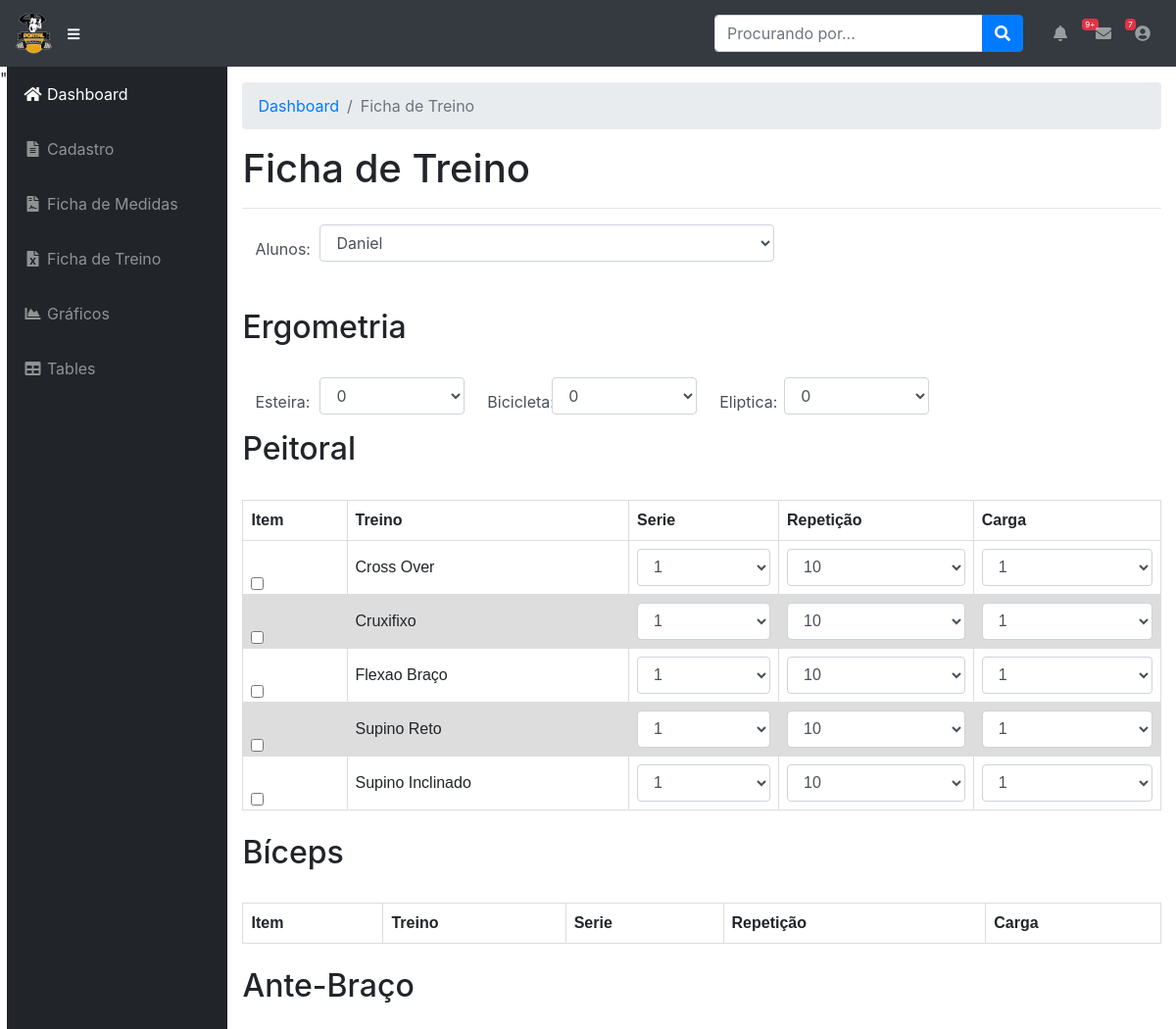
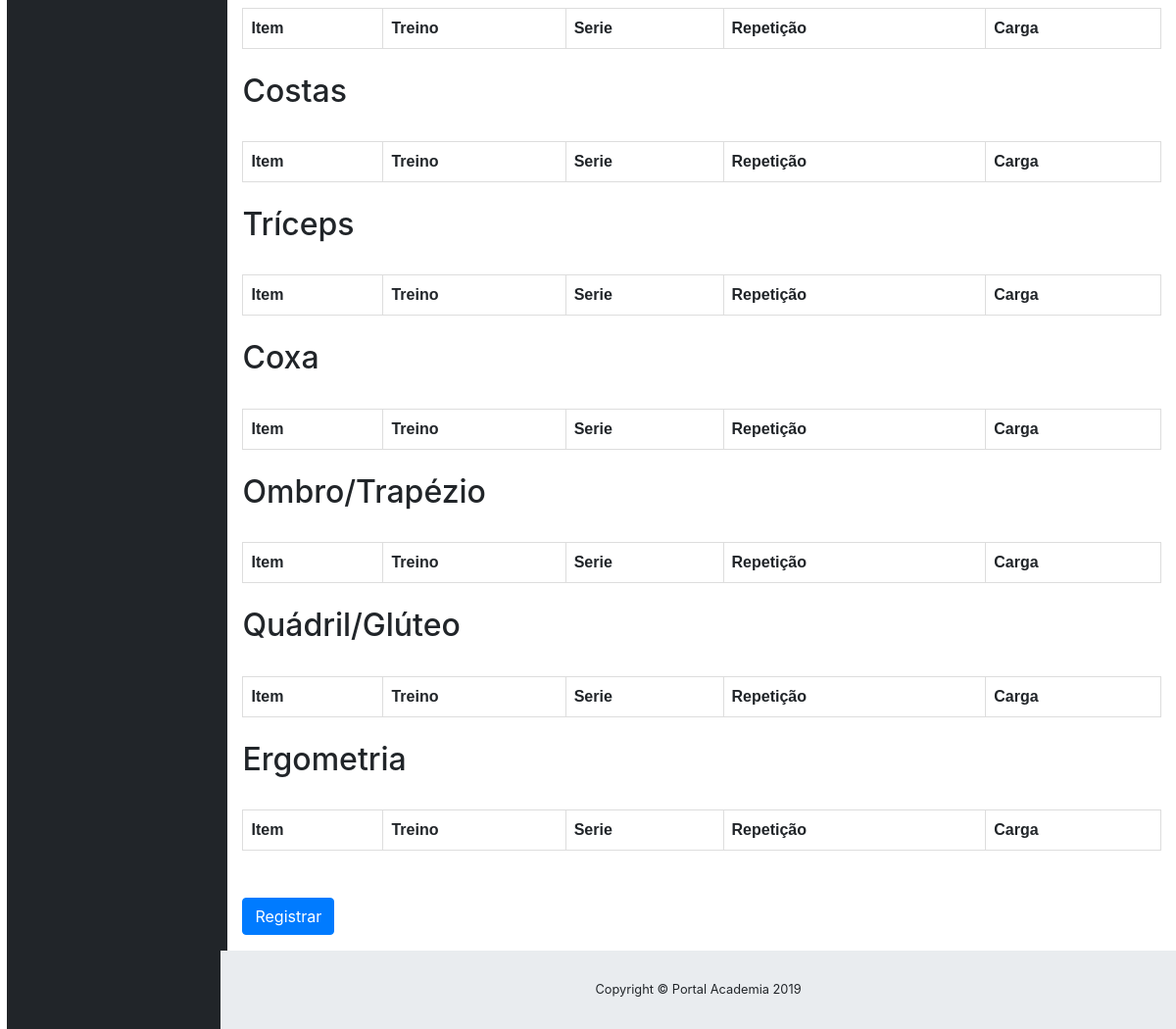
Page /ftreino.php on the committed database (2 pictures, top to bottom).
### tables this page shows
create table `grupo` (
  `Id` int primary key not null auto_increment,
  `nomeg` varchar(99) not null
);

create table `tipo` (
  `id` int primary key not null auto_increment,
  `nomet` varchar(40) not null,
  `fk_grupo_id` int not null,
  foreign key (fk_grupo_id) references grupo(id)
);

### ftreino.php (the view, shortened to what this page needs)
<!DOCTYPE html>
<html lang="en">
<?php include 'template/head.php'; ?>
<body id="page-top">
  <?php include 'template/cabecalho.php'; ?>
  <div id="wrapper">
    <?php include 'template/menu-lateral.php'; ?>
    <div id="content-wrapper">
      <div class="container-fluid">
        <ol class="breadcrumb">
          <li class="breadcrumb-item">
            <a href="index.php">Dashboard</a>
          </li>
          <li class="breadcrumb-item active">Ficha de Treino</li>
        </ol>
        <h1>Ficha de Treino</h1>
        <hr>
        <form method="POST" action="index.php">
          <div class="form-group">
          <div class="form-row">
                <div class="col-md-1">
                  <div class="form-label-group">
                    <label for="alunos">Alunos:</label>
                  </div>
                </div>
                <div class="col-md-6">
                  <div class="form-label-group">
                  <select class="form-control" id="alunos" name="usuario">
                  <?php
                  include 'funcoes/conn.php';
                  $select = "SELECT * FROM usuario";
                  $resultado  = $conn->query($select);
                  if ($resultado->num_rows > 0) {
                    while($linha = $resultado->fetch_assoc()) {
                      $nome = $linha['nome'];
                      $id = $linha['id'];?>
                      <option value="<?php echo $id; ?>"><?php echo $nome; ?></option>
                      <?php
                }
              }
              ?>
            </select>
                  </div>
</div>
</div>
<br>    <br>
          <h2> Ergometria</h2>
          <br>
          <div class="form-group">
              <div class="form-row">
                <div class="col-md-1">
                  <div class="form-label-group" align="right">
                    <label for="esteira">Esteira: </label>
                  </div>
                </div>
                <div class="col-md-2">
                  <div class="form-label-group">
                  <select class="form-control" id="esteira">
                      <option>0</option>
                    </select>
                  </div>
                </div>
                <div class="col-md-1">
                  <div class="form-label-group" align="right">
                    <label for="bicicleta">Bicicleta: </label>
                  </div>
                </div>
                <div class="col-md-2">
                  <div class="form-label-group">
                  <select class="form-control" id="bicicleta">
                      <option>0</option>
                    </select>
                  </div>
                </div>
                <div class="col-md-1">
                  <div class="form-label-group" align="right">
                      <label for="eliptica">Eliptica: </label>
                  </div>
                </div>
                <div class="col-md-2">
                  <div class="form-label-group">
                  <select class="form-control" id="eliptica">
                      <option>0</option>
                    </select>
                  </div>
                </div>
              </div>
            </div>
          <?php include './funcoes/carrega_treino.php'; ?>
<br>
<button type="submit" class="btn btn-primary">Registrar</button>
</div>
</form>
</div>
<?php include 'template/rodape.php'; ?>
</html>

### funcoes/carrega_treino.php (shortened to what this page needs)
<?php
include 'funcoes/conn.php';
$selectGrupo = "SELECT * FROM grupo";
$resul 	= $conn->query($selectGrupo);
if ($resul->num_rows > 0) {
  while($linha1 = $resul->fetch_assoc()) {
    $Id = $linha1['Id'];
    $grupo = $linha1['nomeg'];
    echo "<h2>$grupo</h2>
    </br>
    <div class='table-responsive'>
    <table>
    <thead>
        <tr>
          <th>Item</th>
          <th>Treino</th>
          <th>Serie</th>
          <th>Repetição</th>
          <th>Carga</th>
        </tr>
    </thead>
    <tbody>";
    $select = "SELECT * FROM tipo WHERE fk_grupo_id = $Id";
    $resultado 	= $conn->query($select);
    if ($resultado->num_rows > 0) {
      while($linha = $resultado->fetch_assoc()) {
        $nome = $linha['nomet'];
        $id = $linha['id'];
          carregaLinha ($id, $nome);
        }
      }
      echo "</tbody> </table> </div> </br>";
    }
}
function carregaLinha ($id, $nome){
  echo "<tr>";
  echo "<td>
  <div class='form-check justify-content-center'>
    <label class='form-check-label'>
      <input type='checkbox' class='form-check-input' value='$id'>
      </label>
  </div>
  </td>";
    echo "<td>$nome</td>";
  echo "<td>
  <select class='form-control' id='serie'>
    <option>1</option>
    <option>2</option>
    <option>3</option>
    <option>4</option>
    <option>5</option>
  </select>
  </td>";
  echo "<td>
  <select class='form-control' id='repeticao'>
    <option>10</option>
    <option>20</option>
    <option>30</option>
    <option>40</option>
    <option>50</option>
  </select>
  </td>";
  echo "<td>
  <select class='form-control' id='carga'>
  <option>1</option>
  <option>2</option>
  <option>3</option>
  <option>4</option>
  <option>5</option>
  <option>6</option>
  <option>7</option>
  <option>8</option>
  <option>9</option>
  <option>10</option>
  <option>15</option>
  <option>20</option>
  <option>25</option>
  <option>30</option>
  <option>35</option>
  <option>40</option>
  <option>45</option>
  <option>50</option>
  <option>55</option>
  <option>60</option>
  <option>65</option>
  <option>70</option>
  <option>75</option>
  <option>80</option>
  <option>85</option>
  <option>90</option>
  <option>95</option>
  <option>100</option>
  <option>105</option>
  <option>110</option>
  <option>115</option>
  <option>120</option>
  <option>125</option>
  <option>130</option>
  <option>135</option>
  <option>140</option>
  <option>145</option>
  <option>150</option>
  </select>
  </td>";
  echo "</tr>";
}
?>

### ftreino.php (style rules this page uses)
table { font-family: arial, sans-serif; border-collapse: collapse; width: 100%; }
td, th { border: 1px solid #dddddd; text-align: left; padding: 8px; }
tr:nth-child(even) { background-color: #dddddd; }

### rows in the picture
grupo: nomeg "Peitoral"
tipo: nomet "Cross Over"
tipo: nomet "Cruxifixo"
tipo: nomet "Flexao Braço"
tipo: nomet "Supino Reto"
tipo: nomet "Supino Inclinado"
grupo: nomeg "Bíceps"
grupo: nomeg "Ante-Braço"
grupo: nomeg "Costas"
grupo: nomeg "Tríceps"
grupo: nomeg "Coxa"
grupo: nomeg "Ombro/Trapézio"
grupo: nomeg "Quádril/Glúteo"
grupo: nomeg "Ergometria"

### other values in the picture
form field usuario "Daniel"
